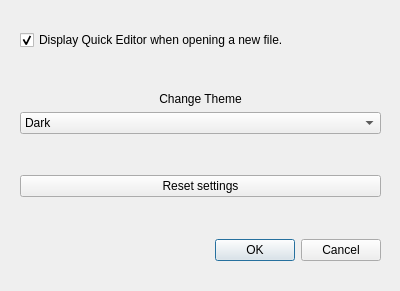
<?xml version="1.0" encoding="UTF-8"?>
<ui version="4.0">
 <class>textEditorSettings</class>
 <widget class="QDialog" name="textEditorSettings">
  <property name="geometry">
   <rect>
    <x>0</x>
    <y>0</y>
    <width>400</width>
    <height>291</height>
   </rect>
  </property>
  <property name="windowTitle">
   <string>Dialog</string>
  </property>
  <widget class="QWidget" name="layoutWidget">
   <property name="geometry">
    <rect>
     <x>20</x>
     <y>30</y>
     <width>361</width>
     <height>231</height>
    </rect>
   </property>
   <layout class="QVBoxLayout" name="verticalLayout">
    <item>
     <widget class="QCheckBox" name="checkBox">
      <property name="text">
       <string>Display Quick Editor when opening a new file.</string>
      </property>
      <property name="checked">
       <bool>true</bool>
      </property>
     </widget>
    </item>
    <item>
     <spacer name="verticalSpacer">
      <property name="orientation">
       <enum>Qt::Orientation::Vertical</enum>
      </property>
      <property name="sizeHint" stdset="0">
       <size>
        <width>48</width>
        <height>18</height>
       </size>
      </property>
     </spacer>
    </item>
    <item>
     <widget class="QLabel" name="label">
      <property name="text">
       <string>Change Theme</string>
      </property>
      <property name="alignment">
       <set>Qt::AlignmentFlag::AlignCenter</set>
      </property>
     </widget>
    </item>
    <item>
     <widget class="QComboBox" name="comboBox">
      <item>
       <property name="text">
        <string>Dark</string>
       </property>
      </item>
      <item>
       <property name="text">
        <string>Light</string>
       </property>
      </item>
      <item>
       <property name="text">
        <string>Special</string>
       </property>
      </item>
     </widget>
    </item>
    <item>
     <spacer name="verticalSpacer_2">
      <property name="orientation">
       <enum>Qt::Orientation::Vertical</enum>
      </property>
      <property name="sizeHint" stdset="0">
       <size>
        <width>48</width>
        <height>18</height>
       </size>
      </property>
     </spacer>
    </item>
    <item>
     <widget class="QPushButton" name="pushButton">
      <property name="text">
       <string>Reset settings</string>
      </property>
     </widget>
    </item>
    <item>
     <spacer name="verticalSpacer_3">
      <property name="orientation">
       <enum>Qt::Orientation::Vertical</enum>
      </property>
      <property name="sizeHint" stdset="0">
       <size>
        <width>48</width>
        <height>18</height>
       </size>
      </property>
     </spacer>
    </item>
    <item>
     <widget class="QDialogButtonBox" name="buttonBox">
      <property name="orientation">
       <enum>Qt::Orientation::Horizontal</enum>
      </property>
      <property name="standardButtons">
       <set>QDialogButtonBox::StandardButton::Cancel|QDialogButtonBox::StandardButton::Ok</set>
      </property>
     </widget>
    </item>
   </layout>
  </widget>
 </widget>
 <resources/>
 <connections>
  <connection>
   <sender>buttonBox</sender>
   <signal>accepted()</signal>
   <receiver>textEditorSettings</receiver>
   <slot>accept()</slot>
   <hints>
    <hint type="sourcelabel">
     <x>248</x>
     <y>254</y>
    </hint>
    <hint type="destinationlabel">
     <x>157</x>
     <y>274</y>
    </hint>
   </hints>
  </connection>
  <connection>
   <sender>buttonBox</sender>
   <signal>rejected()</signal>
   <receiver>textEditorSettings</receiver>
   <slot>reject()</slot>
   <hints>
    <hint type="sourcelabel">
     <x>316</x>
     <y>260</y>
    </hint>
    <hint type="destinationlabel">
     <x>286</x>
     <y>274</y>
    </hint>
   </hints>
  </connection>
 </connections>
</ui>
